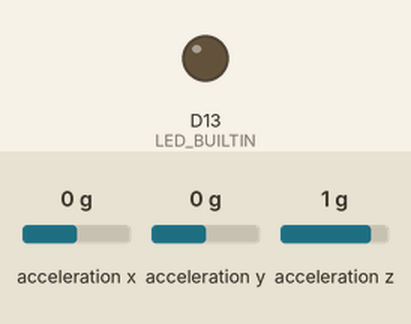
Recording of a sketch running on a simulated Arduino Nano 33 BLE. On the bench: output pins drawn as LEDs (lit = HIGH). The test bench sets the inputs (shaded band); at power-on: acceleration x 0 g, acceleration y 0 g, acceleration z 1 g. Nothing arrives over Bluetooth unless stated; a phone connects over Bluetooth LE 3 s after start.

Above: at 0.1 s.
At 3.1 s:
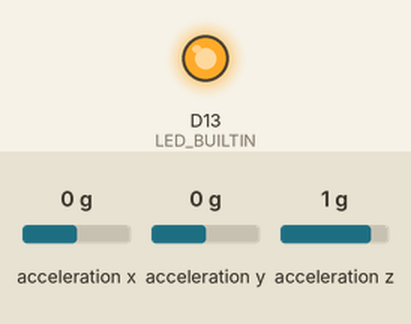
Timing chart, 0 to 4.6 s (numbered marks = the images above):
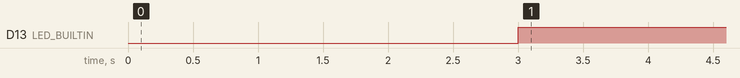

The sketch:

send_acc_values.ino
```cpp
#include <ArduinoBLE.h>
#include <Arduino_LSM9DS1.h>

BLEService accService("19B10010-E8F2-537E-4F6C-D104768A1214"); // create service

// create x characteristic and allow remote device to get notifications
BLEByteCharacteristic xCharacteristic("19B10011-E8F2-537E-4F6C-D104768A1214", BLERead | BLENotify);
// create y characteristic and allow remote device to get notifications
BLEByteCharacteristic yCharacteristic("19B10012-E8F2-537E-4F6C-D104768A1214", BLERead | BLENotify);


void setup() {
  //Serial.begin(9600);
  //while (!Serial);

 // begin initialization
  if (!BLE.begin()) {
    //Serial.println("starting BLE failed!");

    while (1);
  }

  pinMode(LED_BUILTIN, OUTPUT);
   if (!IMU.begin()) {
    //Serial.println("Failed to initialize IMU!");
    while (1);
  }


   // set the local name peripheral advertises
  BLE.setLocalName("accValues");
  // set the UUID for the service this peripheral advertises:
  BLE.setAdvertisedService(accService);

  BLEDescriptor xDescriptor("19B10013-E8F2-537E-4F6C-D104768A1214", "xValues");
  xCharacteristic.addDescriptor(xDescriptor);

  // add the characteristics to the service
  accService.addCharacteristic(xCharacteristic);
  accService.addCharacteristic(yCharacteristic);


  // add the service
  BLE.addService(accService);

  xCharacteristic.writeValue(0);
  yCharacteristic.writeValue(0);

  // start advertising
  BLE.advertise();

  //Serial.println("Bluetooth device active, waiting for connections...");
  //Serial.println("Detecting gestures ...");

}

void loop() {
  // listen for BLE peripherals to connect:
  BLEDevice central = BLE.central();
  BLE.poll();

  if (central) {
    //Serial.print("Connected to central: ");
    // print the central's MAC address:
    //Serial.println(central.address());

    digitalWrite(LED_BUILTIN, HIGH);

    // while the central is still connected to peripheral:
    while (central.connected()) {
      float x, y, z;

  if (IMU.accelerationAvailable()) {
    delay(500);
    // a gesture was detected, read and print to serial monitor
    IMU.readAcceleration(x, y, z);

      if (x>=0.3){
        char a = 'a';
      xCharacteristic.writeValue(a);
      }
      else if (x <= -0.3){
        char a = 'b';
        xCharacteristic.writeValue(a);
       }
      if(y>=0.3){
        char a = 'c';
      yCharacteristic.writeValue(a);
      }
      else if (y<=-0.3){
        char a = 'd';
        yCharacteristic.writeValue(a);
        }

  }
    }
}
digitalWrite(LED_BUILTIN, LOW);

}
```

Measured:
- by itself, D13 (LED_BUILTIN): LOW → HIGH at 3.0 s
